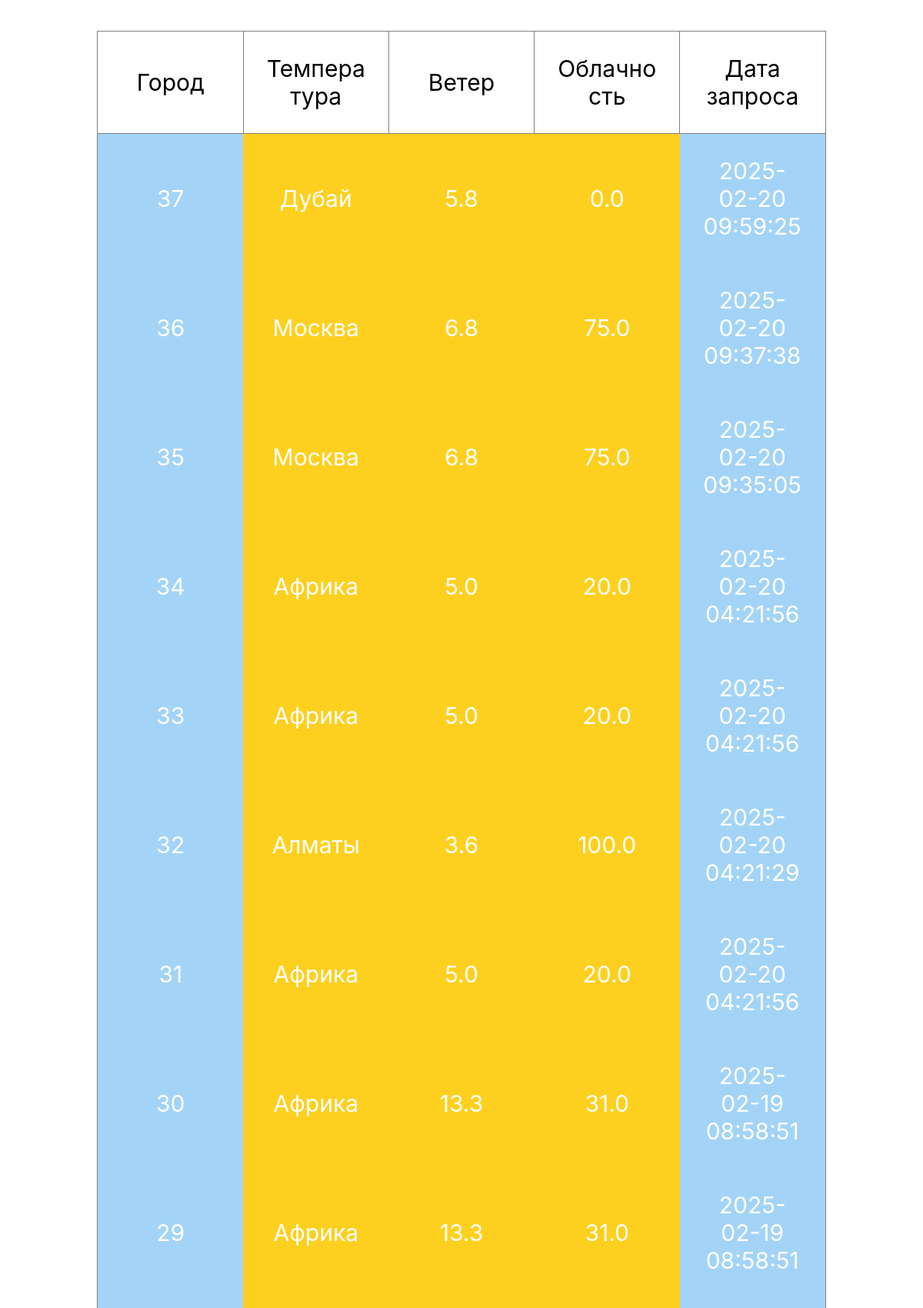
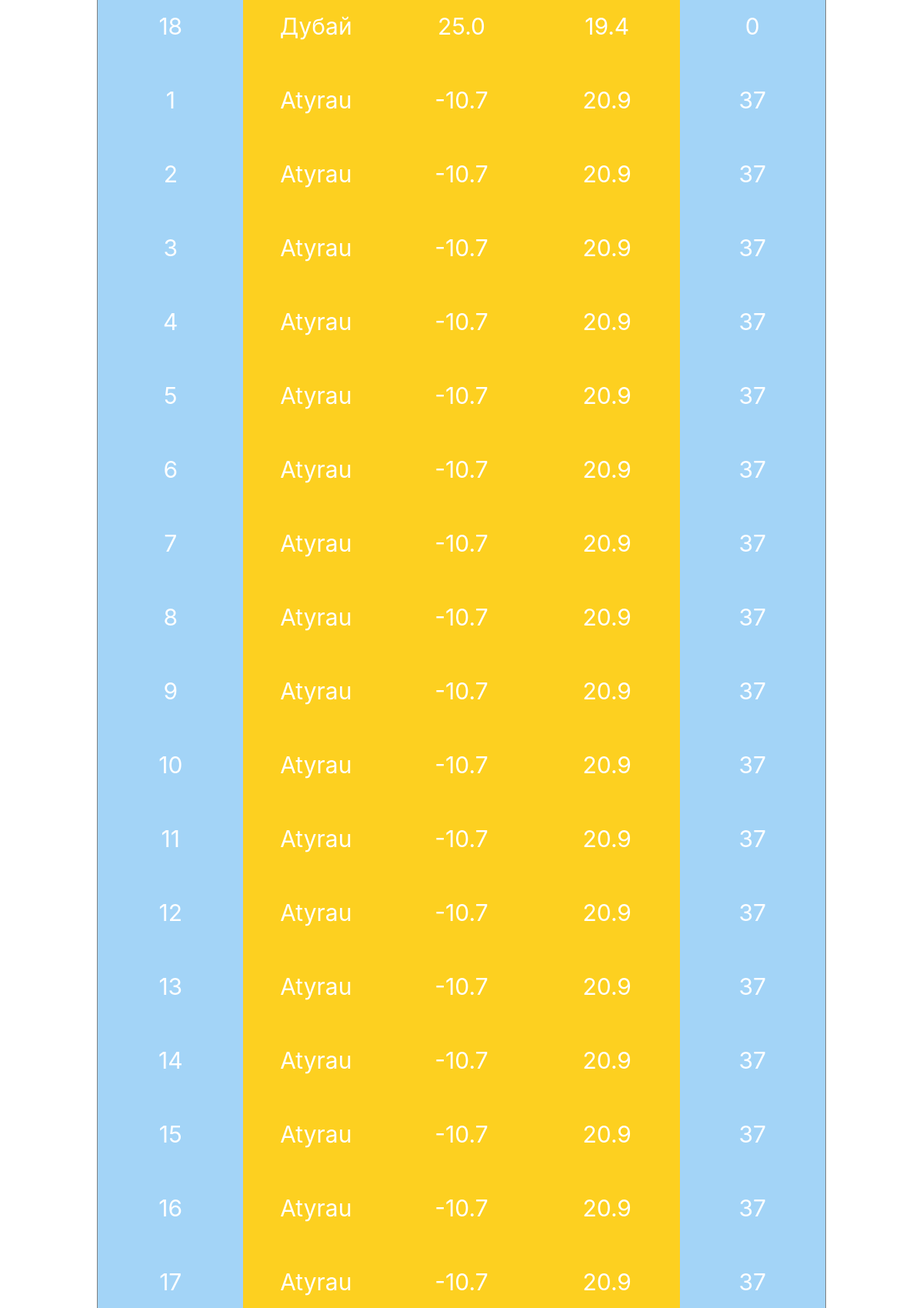
Screenshot of /saved_forecasts (upper part) with the database file from the repository (2 pictures, top to bottom).
### tables this page shows
CREATE TABLE saved_forecasts (
                id INTEGER PRIMARY KEY AUTOINCREMENT,
                city TEXT NOT NULL,
                temperature REAL NOT NULL,
                wind REAL NOT NULL,
                cloud INTEGER NOT NULL,
                date_time TEXT NOT NULL
            );

### apps.py (the view)
@app.route('/saved_forecasts')
def saved_forecasts():
    forecasts = get_forecasts()
    return render_template('saved_forecasts.html', forecasts=forecasts)

### db.py (called while the page is built)
def get_forecasts():
    conn = sqlite3.connect('weather.db')
    cursor = conn.cursor()
    cursor.execute('SELECT * FROM saved_forecasts ORDER BY date_time DESC')
    forecasts = cursor.fetchall()
    conn.close()
    print(forecasts)
    return forecasts

### templates/saved_forecasts.html (shortened to what this page needs)
<!DOCTYPE html>
<html lang="en">
<head>
    <link rel="stylesheet" href="{{ url_for('static', filename='style.css') }}">
</head>
<body>
  <div class="table-container">
        <table border="1">
            <tr>
                <th>Город</th>
                <th>Температура</th>
                <th>Ветер</th>
                <th>Облачность</th>
                <th>Дата запроса</th>
            </tr>
            {% for forecast in forecasts %}
            <tr>
                <td>{{ forecast[0] }}</td>
                <td>{{ forecast[1] }}</td>
                <td>{{ forecast[2] }}</td>
                <td>{{ forecast[3] }}</td>
                <td>{{ forecast[4] }}</td>
            </tr>
            {% endfor %}
        </table>
   </div>
    <br>
</body>
</html>

### static/style.css (style rules this page uses)
body { font-family: 'Inter', sans-serif; }

### rows the page displays
saved_forecasts: id "37", city "Дубай", temperature "5.8", wind "0.0", cloud "2025-02-20 09:59:25"
saved_forecasts: id "36", city "Москва", temperature "6.8", wind "75.0", cloud "2025-02-20 09:37:38"
saved_forecasts: id "35", city "Москва", temperature "6.8", wind "75.0", cloud "2025-02-20 09:35:05"
saved_forecasts: id "34", city "Африка", temperature "5.0", wind "20.0", cloud "2025-02-20 04:21:56"
saved_forecasts: id "33", city "Африка", temperature "5.0", wind "20.0", cloud "2025-02-20 04:21:56"
saved_forecasts: id "32", city "Алматы", temperature "3.6", wind "100.0", cloud "2025-02-20 04:21:29"
saved_forecasts: id "31", city "Африка", temperature "5.0", wind "20.0", cloud "2025-02-20 04:21:56"
saved_forecasts: id "30", city "Африка", temperature "13.3", wind "31.0", cloud "2025-02-19 08:58:51"
saved_forecasts: id "29", city "Африка", temperature "13.3", wind "31.0", cloud "2025-02-19 08:58:51"
saved_forecasts: id "18", city "Дубай", temperature "25.0", wind "19.4", cloud "0"
saved_forecasts: id "1", city "Atyrau", temperature "-10.7", wind "20.9", cloud "37"
saved_forecasts: id "2", city "Atyrau", temperature "-10.7", wind "20.9", cloud "37"
saved_forecasts: id "3", city "Atyrau", temperature "-10.7", wind "20.9", cloud "37"
saved_forecasts: id "4", city "Atyrau", temperature "-10.7", wind "20.9", cloud "37"
saved_forecasts: id "5", city "Atyrau", temperature "-10.7", wind "20.9", cloud "37"
saved_forecasts: id "6", city "Atyrau", temperature "-10.7", wind "20.9", cloud "37"
saved_forecasts: id "7", city "Atyrau", temperature "-10.7", wind "20.9", cloud "37"
saved_forecasts: id "8", city "Atyrau", temperature "-10.7", wind "20.9", cloud "37"
saved_forecasts: id "9", city "Atyrau", temperature "-10.7", wind "20.9", cloud "37"
saved_forecasts: id "10", city "Atyrau", temperature "-10.7", wind "20.9", cloud "37"
saved_forecasts: id "11", city "Atyrau", temperature "-10.7", wind "20.9", cloud "37"
saved_forecasts: id "12", city "Atyrau", temperature "-10.7", wind "20.9", cloud "37"
saved_forecasts: id "13", city "Atyrau", temperature "-10.7", wind "20.9", cloud "37"
saved_forecasts: id "14", city "Atyrau", temperature "-10.7", wind "20.9", cloud "37"
saved_forecasts: id "15", city "Atyrau", temperature "-10.7", wind "20.9", cloud "37"
saved_forecasts: id "16", city "Atyrau", temperature "-10.7", wind "20.9", cloud "37"
saved_forecasts: id "17", city "Atyrau", temperature "-10.7", wind "20.9", cloud "37"
